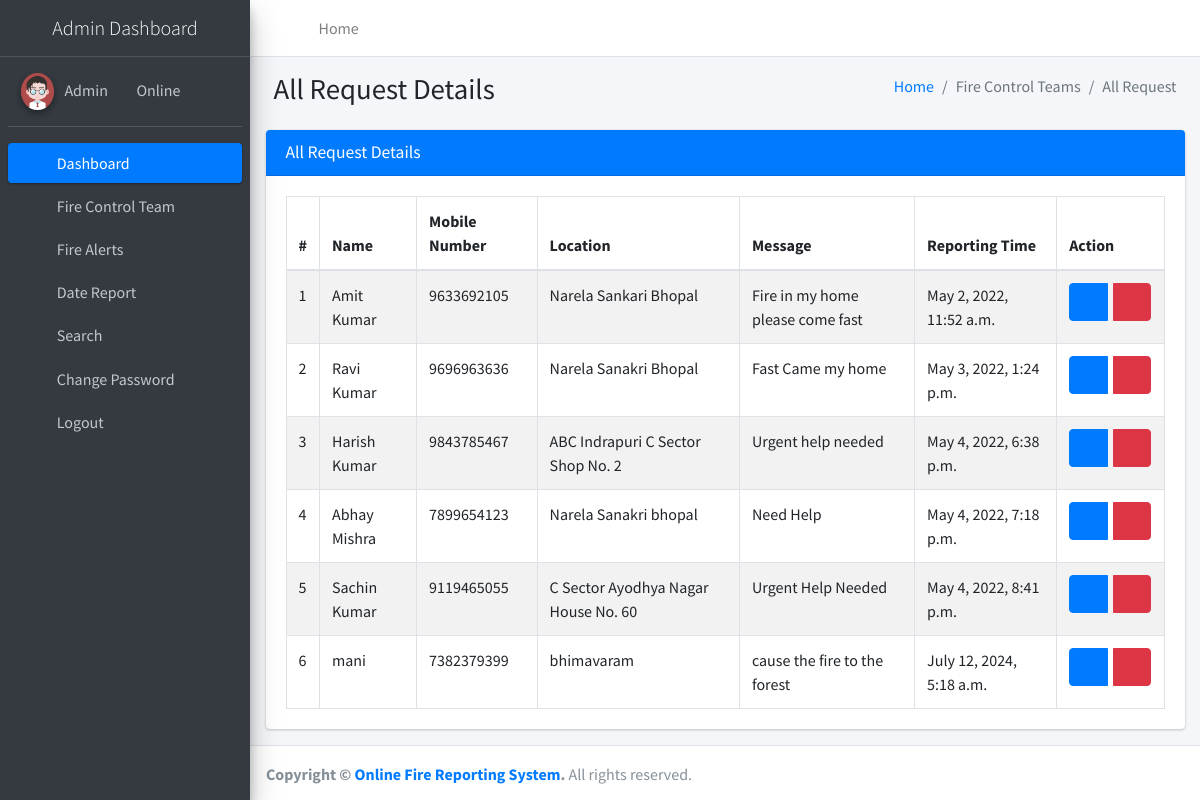
The app's page /allRequest (signed in) with its own data.
### firereport/models.py (models this page shows, shortened)
class Firereport(models.Model):
    FullName = models.CharField(max_length=250, null=True)
    MobileNumber = models.CharField(max_length=12, null=True)
    Location = models.CharField(max_length=200, null=True)
    Message = models.CharField(max_length=200, null=True)
    AssignTo = models.ForeignKey(Teams, on_delete=models.CASCADE, null=True)
    Status = models.CharField(max_length=150, null=True)
    Postingdate = models.DateTimeField(auto_now_add=True)
    AssignedTime = models.CharField(max_length=150, null=True)
    UpdationDate = models.DateTimeField(null=True)

### firereport/views.py (the view)
# urls.py: path('allRequest', allRequest, name='allRequest'),
def allRequest(request):
    if not request.user.is_authenticated:
        return redirect('admin_login')
    firereport = Firereport.objects.all()
    return render(request, 'admin/allRequest.html', locals())

### firereport/templates/admin/allRequest.html
{% extends 'adminNavbar.html' %}
{% block main %}
{% load static %}
<section class="content">
    <div class="content-header">
        <div class="container-fluid">
            <div class="row mb-2">
                <div class="col-sm-6">
                    <h1 class="m-0">All Request Details</h1>
                </div>
                <div class="col-sm-6">
                    <ol class="breadcrumb float-sm-right">
                        <li class="breadcrumb-item"><a href="{% url 'dashboard' %}">Home</a></li>
                        <li class="breadcrumb-item active">Fire Control Teams</li>
                        <li class="breadcrumb-item active">All Request</li>
                    </ol>
                </div>
            </div>
        </div>
    </div>
    <div class="container-fluid">
        <div class="row">
            <div class="col-md-12">
                <div class="card card-primary">
                    <div class="card-header">
                        <h3 class="card-title">All Request Details</h3>
                    </div>
                    <div class="card-body">
                        <table id="example1" class="table table-bordered table-striped">
                            <thead>
                            <tr>
                                <th>#</th>
                                <th>Name</th>
                                <th>Mobile Number</th>
                                <th>Location</th>
                                <th>Message</th>
                                <th>Reporting Time</th>
                                <th>Action</th>
                            </tr>
                            </thead>
                            <tbody>
                            {% for i in firereport %}
                            <tr>
                                <td>{{forloop.counter}}</td>
                                <td>{{i.FullName}}</td>
                                <td>{{i.MobileNumber}}</td>
                                <td>{{i.Location}}</td>
                                <td>{{i.Message}}</td>
                                <td>{{i.Postingdate}}</td>
                                <td>
                                    <div class="btn-group">
                                        <a class="btn btn-primary" href="{% url 'viewRequestDetails' i.id %}"><i class="fa fa-eye"></i></a> &nbsp;&nbsp;
                                        <a class="btn btn-danger" onclick="return confirm('Are you sure to Delete ?')" href="{% url 'deleteRequest' i.id %}"><i
                                            class="fa fa-trash-alt"></i></a>
                                    </div>
                                </td>
                            </tr>
                            {% endfor %}
                            </tbody>
                        </table>
                    </div>
                </div>
            </div>
        </div>
    </div>
</section>
{% endblock %}

### firereport/templates/adminNavbar.html (shortened to what this page needs)
{% load static %}
<!DOCTYPE html>
<html lang="en">
<head>
<link rel="stylesheet"
	href="{% static 'plugins/fontawesome-free/css/all.min.css' %}">
<link rel="stylesheet"
	href="https://code.ionicframework.com/ionicons/2.0.1/css/ionicons.min.css">
<link rel="stylesheet"
	href="{% static 'plugins/tempusdominus-bootstrap-4/css/tempusdominus-bootstrap-4.min.css' %}">
<link rel="stylesheet"
	href="{% static 'plugins/icheck-bootstrap/icheck-bootstrap.min.css' %}">
<link rel="stylesheet" href="{% static 'plugins/jqvmap/jqvmap.min.css' %}">
<link rel="stylesheet" href="{% static 'dist/css/adminlte.min.css' %}">
<link rel="stylesheet"
	href="{% static 'plugins/overlayScrollbars/css/OverlayScrollbars.min.css' %}">
<link rel="stylesheet"
	href="{% static 'plugins/daterangepicker/daterangepicker.css' %}">
<link rel="stylesheet"
	href="{% static 'plugins/summernote/summernote-bs4.min.css' %}">
</head>
<body class="hold-transition sidebar-mini layout-fixed">
	<div class="wrapper">
		<nav
			class="main-header navbar navbar-expand navbar-white navbar-light">
			<ul class="navbar-nav">
				<li class="nav-item"><a class="nav-link" data-widget="pushmenu"
					href="#" role="button"><i class="fas fa-bars"></i></a></li>
				<li class="nav-item d-none d-sm-inline-block"><a
					href="{% url 'dashboard' %}" class="nav-link">Home</a></li>
			</ul>
			<ul class="navbar-nav ml-auto">
				<li class="nav-item"><a class="nav-link"
					data-widget="fullscreen" href="#" role="button"> <i
						class="fas fa-expand-arrows-alt"></i>
				</a></li>
				<li class="nav-item"><a class="nav-link"
					data-widget="control-sidebar" data-controlsidebar-slide="true"
					href="#" role="button"> <i class="fas fa-th-large"></i>
				</a></li>
			</ul>
		</nav>
		<aside class="main-sidebar sidebar-dark-primary elevation-4">
			<a href="#" class="brand-link"> <img src=""
				<center><span class="brand-text font-weight-light">Admin Dashboard</span></center>
			</a>
			<div class="sidebar">
				<div class="user-panel mt-3 pb-3 mb-3 d-flex">
					<div class="image">
						<img src="{% static 'dist/img/user2-160x160.jpg' %}"
							class="img-circle elevation-2" alt="User Image">
					</div>
					<div class="info">
						<a href="#">Admin &nbsp;&nbsp;</a> <a href="#"><i
							class="fa fa-circle text-success"></i> Online</a>
					</div>
				</div>
				<nav class="mt-2">
					<ul class="nav nav-pills nav-sidebar flex-column"
						data-widget="treeview" role="menu" data-accordion="false">
						<li class="nav-item"><a href="{% url 'dashboard' %}"
							class="nav-link active"> <i
								class="nav-icon fas fa-tachometer-alt"></i>
								<p>Dashboard</p>
						</a></li>
						<li class="nav-item">
							<a href="#" class="nav-link"> <i class="nav-icon fas fa-th"></i>
								<p> Fire Control Team <i class="fas fa-angle-left right"></i> </p>
							</a>
						</li>
						<li class="nav-item">
							<a href="#" class="nav-link"> <i class="nav-icon fas fa-tree"></i>
								<p>Fire Alerts <i class="fas fa-angle-left right"></i></p>
							</a>
						</li>
						<li class="nav-item"><a href="{% url 'dateReport' %}"
							class="nav-link"> <i class="nav-icon fas fa-calendar-alt"></i>
								<p>Date Report</p>
						</a></li>
						<li class="nav-item"><a href="{% url 'search' %}"
							class="nav-link"> <i class="nav-icon fas fa-search"></i>
								<p>Search</p>
						</a></li>
						<li class="nav-item"><a href="{% url 'changePassword' %}"
							class="nav-link"> <i class="nav-icon fas fa-cogs"></i>
								<p>Change Password</p>
						</a></li>
						<li class="nav-item"><a href="/logout" class="nav-link">
								<i class="nav-icon fas fa-power-off"></i>
								<p>Logout</p>
						</a></li>
					</ul>
				</nav>
			</div>
		</aside>
		<div class="content-wrapper">
			{% block main %}
			{% endblock %}
		</div>
		<footer class="main-footer">
			<strong>Copyright &copy; <a href="#">Online Fire Reporting System</a>.
			</strong> All rights reserved.
		</footer>
	</div>
</body>
</html>

### records on screen
Firereport: FullName "Amit Kumar", MobileNumber "9633692105", Location "Narela Sankari Bhopal", Message "Fire in my home please come fast", Postingdate "May 2, 2022, 11:52 a.m."
Firereport: FullName "Ravi Kumar", MobileNumber "9696963636", Location "Narela Sanakri Bhopal", Message "Fast Came my home", Postingdate "May 3, 2022, 1:24 p.m."
Firereport: FullName "Harish Kumar", MobileNumber "9843785467", Location "ABC Indrapuri C Sector Shop No. 2", Message "Urgent help needed", Postingdate "May 4, 2022, 6:38 p.m."
Firereport: FullName "Abhay Mishra", MobileNumber "7899654123", Location "Narela Sanakri bhopal", Message "Need Help", Postingdate "May 4, 2022, 7:18 p.m."
Firereport: FullName "Sachin Kumar", MobileNumber "9119465055", Location "C Sector Ayodhya Nagar House No. 60", Message "Urgent Help Needed", Postingdate "May 4, 2022, 8:41 p.m."
Firereport: FullName "mani", MobileNumber "7382379399", Location "bhimavaram", Message "cause the fire to the forest", Postingdate "July 12, 2024, 5:18 a.m."
